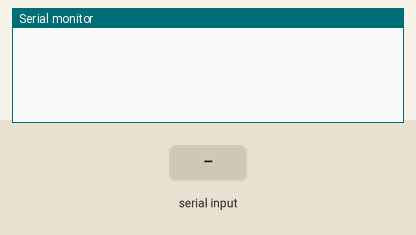
This program was run on a simulated Arduino Uno, built with avr-gcc and run on an emulated ATmega328P. Shown: the last lines printed to the serial monitor. The test bench sets the inputs (shaded band).

Above: at 1.2 s.
1.3 s: "1\n" received over Serial
At 2.5 s:
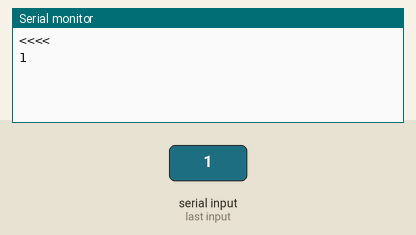
2.8 s: "0\n" received over Serial
At 3.6 s:
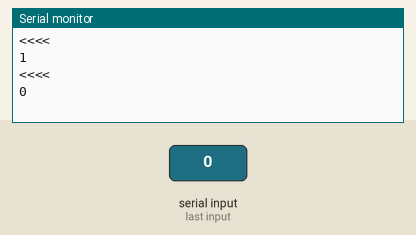
4.3 s: "2\n" received over Serial
At 4.8 s:
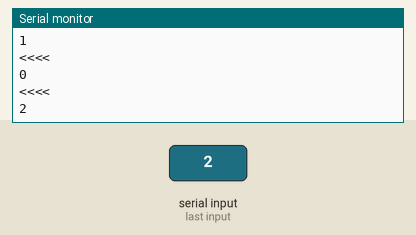

Measured:
- after the input at 1.3 s, the serial monitor: prints a new line at once (image 1)
- after the input at 2.8 s, the serial monitor: prints a new line at once (image 2)
- after the input at 4.3 s, the serial monitor: prints a new line at once (image 3)

The program:

main.cpp
```cpp
#include <Arduino.h>

int valMin = 0;
int valMinOut = 0;
int valMax = 1023;
int valMaxOut = 5;

int x = 115;

float map(float x, float in_min, float in_max, float out_min, float out_max)
{
  return (x - in_min) * (out_max - out_min) / (in_max - in_min) + out_min;
}


void setup() {
  Serial.begin(9600);
}

void loop() {
  // put your main code here, to run repeatedly:
  if (Serial.available() > 0)
  {
    // fazer um vetor "valores" ao invés de utilizar substrings
    String valores = Serial.readStringUntil('\n');
    Serial.println("<<<<");
    Serial.println(valores);
    int index_1 = valores.indexOf(',');
    String x1 = valores.substring(0, index_1);

  }

}
```
